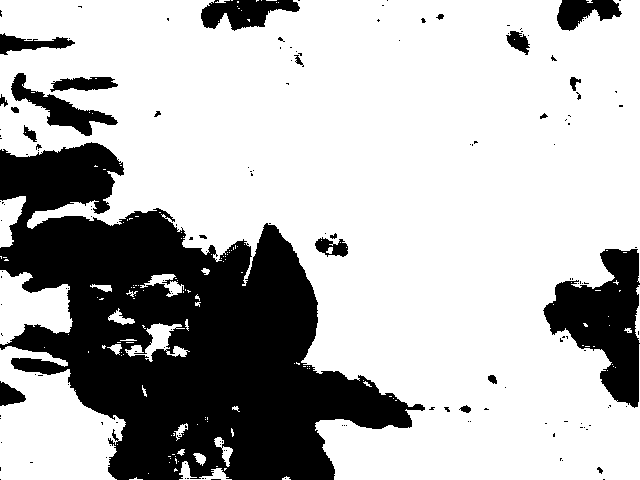
#> input picture demo4_1.png, 640 x 480 px
$ python extraction_main.py
#> lines starting #> are read from the running program, lines starting #| are printed output that depends on the picture; after the words box and inside, x2 and y2 are one past the last pixel; in counts of white or black regions, pixels touching at a corner belong together
import cv2
import numpy as np
import os
import matplotlib.pyplot as plt

def denoise_image(image_path):
    # Load image in grayscale
#> called with image_path = 'demo4_1.png'
    img = cv2.imread(image_path, cv2.IMREAD_GRAYSCALE)
#> img: shape (480, 640); 71.5% white; 160 black regions (137 under 20 px), largest, box (x1, y1, x2, y2) and area: (0, 142, 425, 480) 70947, (543, 249, 640, 408) 7999, (11, 73, 118, 136) 1923
    # Check if image was loaded successfully
    if img is None:
        print('Error: Failed to load image at path:', image_path)
        return None
    else:
        # Define structuring elements
        kernel_rect = np.ones((5, 5), np.uint8)
        kernel_circ = cv2.getStructuringElement(cv2.MORPH_ELLIPSE, (5, 5))
        kernel_cross = cv2.getStructuringElement(cv2.MORPH_CROSS, (5, 5))
        # Apply morphology operations with different kernels
        eroded_rect = cv2.erode(img, kernel_rect, iterations=1)
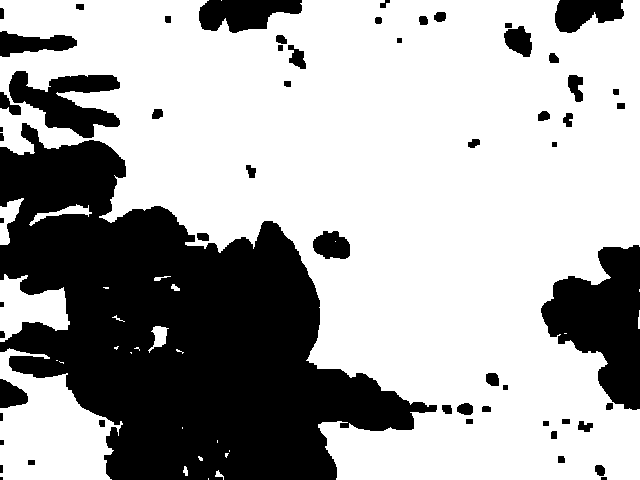
#> eroded_rect: shape (480, 640); 66.5% white; 59 black regions (3 under 20 px), largest, box (x1, y1, x2, y2) and area: (0, 123, 437, 480) 79189, (541, 245, 640, 410) 9465, (9, 71, 120, 138) 3813
        dilated_rect = cv2.dilate(eroded_rect, kernel_rect, iterations=2)
#> dilated_rect: shape (480, 640); 74% white; 19 black regions (8 under 20 px), largest, box (x1, y1, x2, y2) and area: (0, 145, 410, 480) 66975, (546, 251, 640, 405) 7451, (203, 0, 297, 28) 1526
        eroded_circ = cv2.erode(img, kernel_circ, iterations=1)
#> eroded_circ: shape (480, 640); 67.3% white; 62 black regions (10 under 20 px), largest, box (x1, y1, x2, y2) and area: (0, 123, 437, 480) 78052, (541, 245, 640, 410) 9260, (9, 71, 120, 138) 3610
        dilated_circ = cv2.dilate(eroded_circ, kernel_circ, iterations=2)
#> dilated_circ: shape (480, 640); 73.7% white; 25 black regions (12 under 20 px), largest, box (x1, y1, x2, y2) and area: (0, 144, 410, 480) 67110, (546, 250, 640, 406) 7534, (203, 0, 297, 29) 1577
        eroded_cross = cv2.erode(img, kernel_cross, iterations=1)
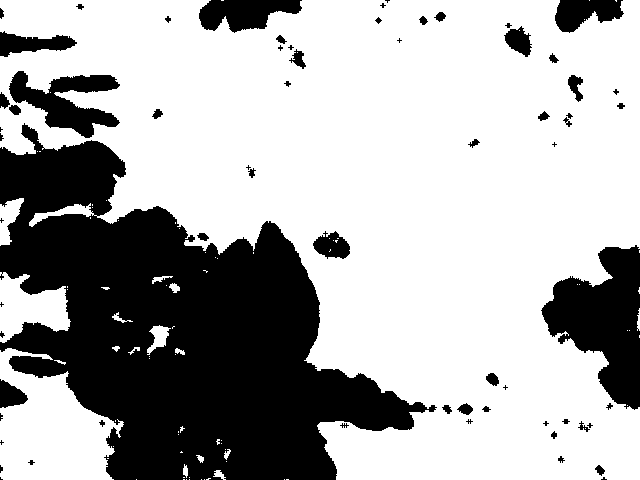
#> eroded_cross: shape (480, 640); 67.9% white; 66 black regions (24 under 20 px), largest, box (x1, y1, x2, y2) and area: (0, 123, 437, 480) 77200, (541, 245, 640, 410) 9087, (9, 71, 120, 138) 3504
        dilated_cross = cv2.dilate(eroded_cross, kernel_cross, iterations=2)
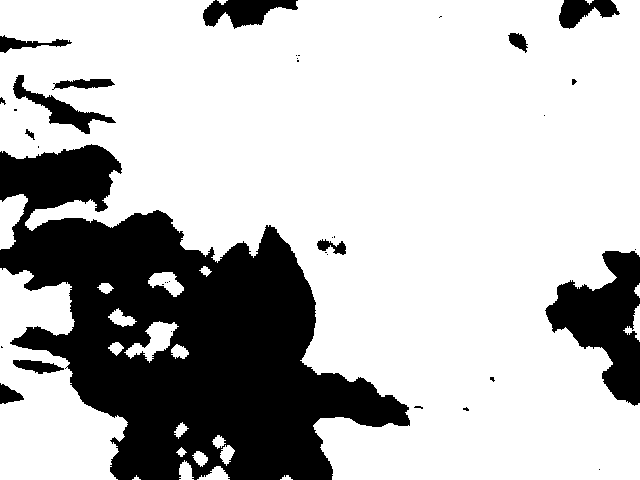
#> dilated_cross: shape (480, 640); 73.6% white; 37 black regions (23 under 20 px), largest, box (x1, y1, x2, y2) and area: (0, 144, 410, 480) 67163, (545, 251, 640, 406) 7506, (203, 0, 298, 29) 1609
        # Combine the eroded images
        eroded = cv2.bitwise_or(eroded_rect, eroded_circ)
        eroded = cv2.bitwise_or(eroded, eroded_cross)
        # Combine the denoised images
        denoised = cv2.bitwise_or(dilated_rect, dilated_circ)
#> denoised: shape (480, 640); 74.3% white; 23 black regions (10 under 20 px), largest, box (x1, y1, x2, y2) and area: (0, 145, 410, 480) 66056, (546, 251, 640, 405) 7364, (203, 0, 297, 28) 1508
        denoised = cv2.bitwise_or(denoised, dilated_cross)
#> denoised: shape (480, 640); 74.5% white; 23 black regions (10 under 20 px), largest, box (x1, y1, x2, y2) and area: (0, 145, 410, 480) 65616, (546, 251, 640, 405) 7255, (203, 0, 297, 28) 1501

        # Apply closing operation
        closing_kernel = cv2.getStructuringElement(cv2.MORPH_ELLIPSE, (10, 10))
        denoised = cv2.morphologyEx(denoised, cv2.MORPH_OPEN, closing_kernel)
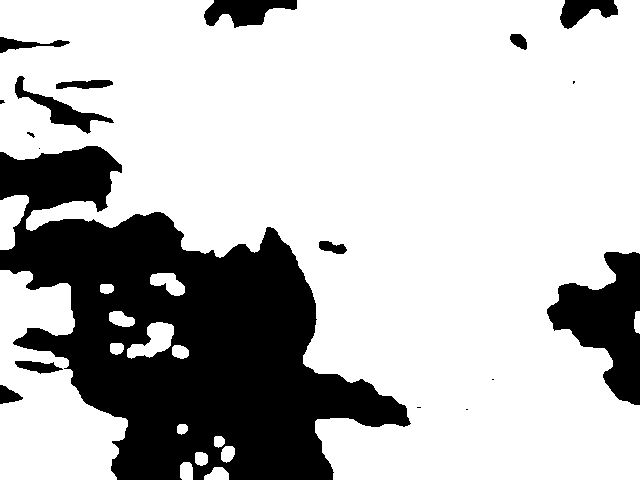
#> denoised: shape (480, 640); 74% white; 18 black regions (6 under 20 px), largest, box (x1, y1, x2, y2) and area: (0, 146, 411, 480) 66508, (547, 252, 640, 405) 7429, (204, 0, 297, 28) 1588

        return denoised
def bounding(img, input):
    denoised_img = denoise_image(img)
    if denoised_img is None:
        print('Error: Failed to load image at path:', img)
    else:
        gray_img = denoised_img
        # gray_img = cv2.cvtColor(gray_img, cv2.COLOR_BGR2GRAY)
        gray_img = gray_img.astype(np.uint8)
        gray_img = cv2.bitwise_not(gray_img)

        kernel = cv2.getStructuringElement(cv2.MORPH_RECT,(5,5))
        gray_img = cv2.morphologyEx(gray_img, cv2.MORPH_CLOSE, kernel)
#> gray_img: shape (480, 640); 26% white; 17 white regions (6 under 20 px)

        # Find the contours in the processed image
        contours, _ = cv2.findContours(gray_img, cv2.RETR_EXTERNAL, cv2.CHAIN_APPROX_SIMPLE)
#> contours = 17 contours, 7 with area under 20; largest, box (x1, y1, x2, y2) and area: (0, 146, 411, 480) 68702, (547, 252, 640, 405) 7204, (204, 0, 297, 28) 1476, (15, 76, 114, 134) 1173, (560, 0, 618, 29) 898

        # Define the minimum area threshold
        max_area = 0

        # Define list for store position
        crop_plant = []
        all_box_position = []
        center_box_position=[]
        for contour in contours:
            _, _, w, h = cv2.boundingRect(contour)
            area = w * h
            max_area = max(max_area, area)
#> this loop made 17 passes
#> (w, h, area, max_area) on passes 3, 5, 6, 8, 9, 10, 12, 13, 14, 15, 16, 17: (23, 19, 437, 437), (93, 153, 14229, 14229), (28, 13, 364, 14229), (411, 334, 137274, 137274), (8, 6, 48, 137274), (5, 4, 20, 137274), (57, 9, 513, 137274), (99, 58, 5742, 137274), (70, 16, 1120, 137274), (17, 16, 272, 137274), (58, 29, 1682, 137274), (93, 28, 2604, 137274)

        # Set the minimum area threshold as the largest bounding box area
        min_area = max_area/100
#> min_area = 1372.7

        # Draw the contours on the original image
        int_img = cv2.imread(input)
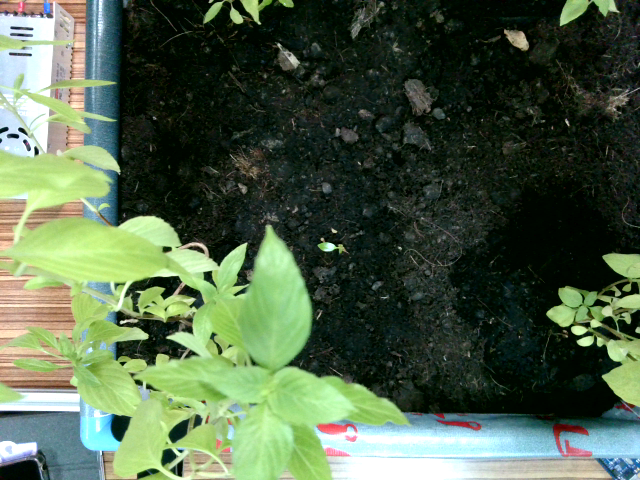
#> input picture demo4.png, 640 x 480 px
#> int_img is the input picture: shape (480, 640, 3); mean B, G, R 72.7, 97.6, 79.2
        int_img = cv2.cvtColor(int_img, cv2.COLOR_BGR2RGB)
        result = int_img.copy()


        output_dir = 'crop_img'
        if not os.path.exists(output_dir):
            os.makedirs(output_dir)


        for contour in contours:
        # Calculate the bounding box
            x, y, w, h = cv2.boundingRect(contour)
            area = w * h
            # Only draw the contour and bounding box if the area is larger than the minimum area threshold
            if area >= min_area:
                # Draw the bounding box
                cv2.rectangle(result, (x, y), (x + w, y + h), (255, 0, 0), 2)
                # Add box position to the list
                all_box_position.append((x, y, w, h))
                center_box_position.append((x+w/2, y+h/2))
                # print(all_box_position,center_box_position)
                # Print position
                position_text = f"({x}, {y})"
                cv2.putText(result, position_text, (x, y - 10), cv2.FONT_HERSHEY_SIMPLEX, 0.3, (255, 0, 0), 2)
                # Crop the image using the bounding box coordinates and save it as an RGB image
                cropped_image = result[y:y+h, x:x+w]
                output_path = os.path.join(output_dir, f'cropped_{x}_{y}.png')
                crop_plant.append(cropped_image)

                cv2.imwrite(output_path, cv2.cvtColor(cropped_image, cv2.COLOR_BGR2RGB))
#> this loop made 17 passes
#> (x, y, w, h, area) on passes 3, 5, 6, 8, 9, 10, 12, 13, 14, 15, 16, 17: (0, 385, 23, 19, 437), (547, 252, 93, 153, 14229), (319, 241, 28, 13, 364), (0, 146, 411, 334, 137274), (27, 132, 8, 6, 48), (0, 100, 5, 4, 20), (56, 80, 57, 9, 513), (15, 76, 99, 58, 5742), (0, 37, 70, 16, 1120), (510, 34, 17, 16, 272), (560, 0, 58, 29, 1682), (204, 0, 93, 28, 2604)
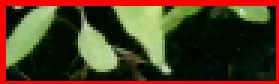
#> cropped_image: shape (28, 93, 3) (shown 3 times larger); mean R, G, B 78.3, 59.3, 32.3
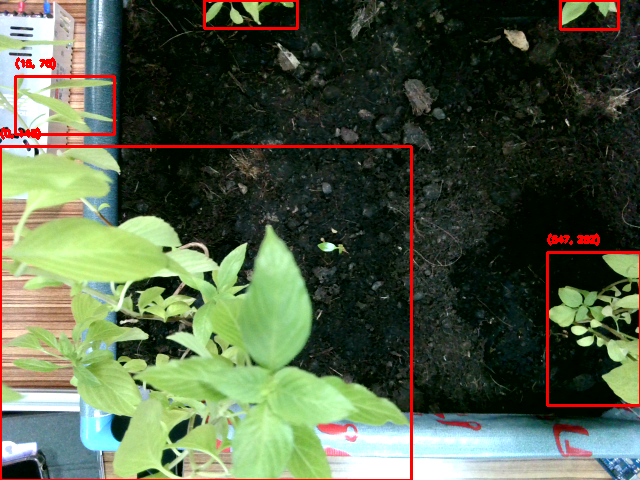
#> result: shape (480, 640, 3); mean R, G, B 83.2, 95.3, 70.7
#> after the loop, all_box_position = [(547, 252, 93, 153), (0, 146, 411, 334), (15, 76, 99, 58), (560, 0, 58, 29), (204, 0, 93, 28)]; center_box_position = [(593.5, 328.5), (205.5, 313), (64.5, 105), (589, 14.5), (250.5, 14)]; crop_plant = 5 items
        cv2.imwrite('output.png' , cv2.cvtColor( result, cv2.COLOR_BGR2RGB))
        return center_box_position,crop_plant

if __name__ == "__main__":
    pos,crop_plant = bounding('demo4_1.png','demo4.png') # Binary Mask, Original image
#> pos has the same summary as center_box_position in bounding; crop_plant = 5 items
    print(type(crop_plant))
#| <class 'list'>
    print(pos)
#| [(593.5, 328.5), (205.5, 313.0), (64.5, 105.0), (589.0, 14.5), (250.5, 14.0)]
    # print(crop_plant[0].shape)
    # cv2.imwrite('outputtest.png' ,  crop_plant[0])
